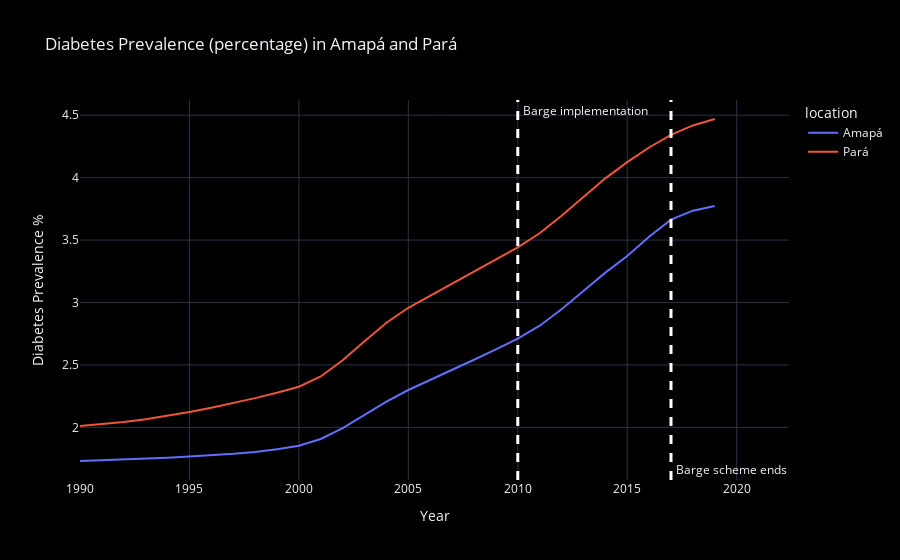

Notebook code for this chart:
### Markdown cell above
when plotting the graph, i wanted to add two vertical lines to represent the start and end of the barge implementation.

here is the link to the plot.ly documentation used for this: https://plotly.com/python/horizontal-vertical-shapes/

### Code cell
#plot a line graph of diabetes prevalence in amapá and pará over time.
fig = px.line(did, x='year', y='val_percent', color='location', 
              labels={
                     "year": "Year",
                     "val_percent": "Diabetes Prevalence %"
                 }, title="Diabetes Prevalence (percentage) in Amapá and Pará")

fig.add_vline(x=2010, line_width=3, line_dash="dash", line_color="white", annotation_text=" Barge implementation", 
              annotation_position="top right")
fig.add_vline(x=2017, line_width=3, line_dash="dash", line_color="white", annotation_text=" Barge scheme ends", 
              annotation_position="bottom right")
fig.update_layout(template='plotly_dark',plot_bgcolor='black', paper_bgcolor='black')
fig.show()

### Figure 1 — Plotly figure (JSON) as saved in the notebook; plotly's stock layout.template omitted (floating-point values rounded to 4 significant figures)
{"data": [{"hovertemplate": "location=Amapá<br>Year=%{x}<br>Diabetes Prevalence %=%{y}<extra></extra>", "legendgroup": "Amapá", "line": {"color": "#636efa", "dash": "solid"}, "marker": {"symbol": "circle"}, "mode": "lines", "name": "Amapá", "orientation": "v", "showlegend": true, "type": "scatter", "x": [1990, 1991, 1992, 1993, 1994, 1995, 1996, 1997, 1998, 1999, 2000, 2001, 2002, 2003, 2004, 2005, 2006, 2007, 2008, 2009, 2010, 2011, 2012, 2013, 2014, 2015, 2016, 2017, 2018, 2019], "xaxis": "x", "y": [1.731, 1.736, 1.743, 1.749, 1.757, 1.766, 1.776, 1.788, 1.803, 1.824, 1.853, 1.907, 1.994, 2.099, 2.207, 2.299, 2.379, 2.46, 2.541, 2.625, 2.71, 2.814, 2.945, 3.091, 3.239, 3.373, 3.526, 3.663, 3.736, 3.772], "yaxis": "y"}, {"hovertemplate": "location=Pará<br>Year=%{x}<br>Diabetes Prevalence %=%{y}<extra></extra>", "legendgroup": "Pará", "line": {"color": "#EF553B", "dash": "solid"}, "marker": {"symbol": "circle"}, "mode": "lines", "name": "Pará", "orientation": "v", "showlegend": true, "type": "scatter", "x": [1990, 1991, 1992, 1993, 1994, 1995, 1996, 1997, 1998, 1999, 2000, 2001, 2002, 2003, 2004, 2005, 2006, 2007, 2008, 2009, 2010, 2011, 2012, 2013, 2014, 2015, 2016, 2017, 2018, 2019], "xaxis": "x", "y": [2.011, 2.024, 2.043, 2.065, 2.091, 2.122, 2.157, 2.194, 2.234, 2.277, 2.325, 2.407, 2.537, 2.689, 2.838, 2.958, 3.055, 3.152, 3.249, 3.345, 3.441, 3.555, 3.694, 3.845, 3.994, 4.124, 4.241, 4.343, 4.418, 4.47], "yaxis": "y"}], "layout": {"annotations": [{"showarrow": false, "text": " Barge implementation", "x": 2010, "xanchor": "left", "xref": "x", "y": 1, "yanchor": "top", "yref": "y domain"}, {"showarrow": false, "text": " Barge scheme ends", "x": 2017, "xanchor": "left", "xref": "x", "y": 0, "yanchor": "bottom", "yref": "y domain"}], "legend": {"title": {"text": "location"}, "tracegroupgap": 0}, "paper_bgcolor": "black", "plot_bgcolor": "black", "shapes": [{"line": {"color": "white", "dash": "dash", "width": 3}, "type": "line", "x0": 2010, "x1": 2010, "xref": "x", "y0": 0, "y1": 1, "yref": "y domain"}, {"line": {"color": "white", "dash": "dash", "width": 3}, "type": "line", "x0": 2017, "x1": 2017, "xref": "x", "y0": 0, "y1": 1, "yref": "y domain"}], "title": {"text": "Diabetes Prevalence (percentage) in Amapá and Pará"}, "xaxis": {"anchor": "y", "domain": [0, 1], "title": {"text": "Year"}}, "yaxis": {"anchor": "x", "domain": [0, 1], "title": {"text": "Diabetes Prevalence %"}}}}
